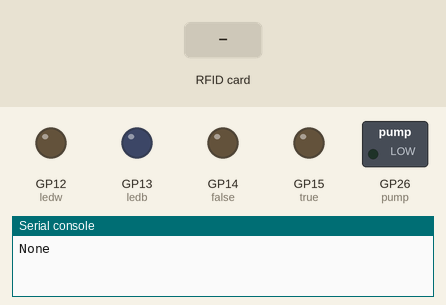
This program was run on a simulated Raspberry Pi Pico running MicroPython. On the bench: switched loads named in the program (green lamp = pin HIGH), output pins drawn as LEDs (lit = HIGH), the last lines printed to the serial console. Dashed ring = blinking. The test bench sets the inputs (shaded band). The interpreter's speed is modelled, so counts of loop turns are approximate; library files of the repository ran but are not shown: mfrc522.py; pins used as bus, display or sensor lines are not drawn.

Above: at 3.2 s.
3.3 s: RFID card E3 16 EC 34 held to the reader
At 9.4 s:
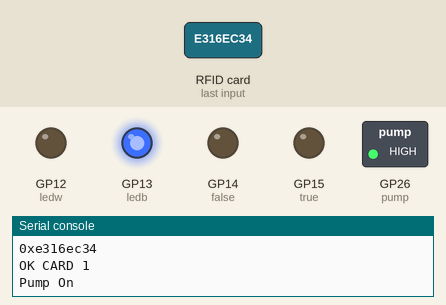
10.5 s: RFID card C3 73 46 9D held to the reader
At 15.7 s:
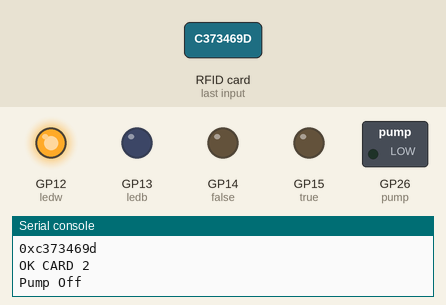
16.5 s: RFID card 5E 7A 19 C4 held to the reader
At 19.12 s:
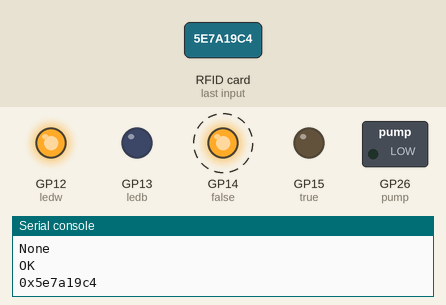
23.3 s: RFID card E3 16 EC 34 held to the reader
At 25.3 s:
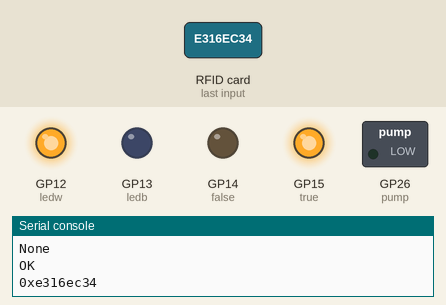
29.0 s: RFID card 5E 7A 19 C4 held to the reader
At 31.65 s:
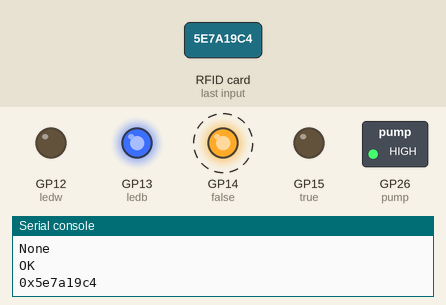
Timing chart, 0 to 33.6 s (numbered marks = the images above; inputs shaded):
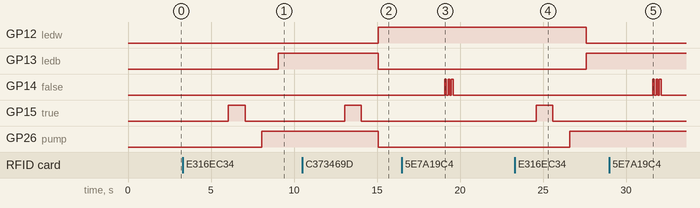

Measured:
- after the input at 3.3 s, GP13 (ledb): LOW → HIGH after 5.7 s; GP15 (true): LOW → HIGH after 2.7 s, → LOW 1.0 s later; GP26 (pump): LOW → HIGH after 4.7 s
- after the input at 10.5 s, GP12 (ledw): LOW → HIGH after 4.6 s; GP13 (ledb), GP26 (pump): HIGH → LOW after 4.6 s; GP15 (true): LOW → HIGH after 2.6 s, → LOW 1.0 s later
- after the input at 16.5 s, GP14 (false): alternates HIGH for 0.10 s and LOW for 0.10 s, 6 changes in all, then stays LOW, starting after 2.6 s
- after the input at 23.3 s, GP12 (ledw): HIGH → LOW after 4.3 s; GP13 (ledb): LOW → HIGH after 4.3 s; GP15 (true): LOW → HIGH after 1.3 s, → LOW 1.0 s later; GP26 (pump): LOW → HIGH after 3.3 s
- after the input at 29.0 s, GP14 (false): alternates HIGH for 0.10 s and LOW for 0.10 s, 6 changes in all, then stays LOW, starting after 2.6 s

The program:

esp_ch1.py
```python
from machine import UART, Pin
import machine
import _thread
import time
import utime
from machine import I2C, Pin, SPI
from mfrc522 import MFRC522

pump = Pin(26, Pin.OUT)
ledb = Pin(13, Pin.OUT)
ledw = Pin(12, Pin.OUT)
true = Pin(15, Pin.OUT)
false = Pin(14, Pin.OUT)
sck = Pin(6, Pin.OUT)
mosi = Pin(7, Pin.OUT)
miso = Pin(4, Pin.OUT)
sda = Pin(5, Pin.OUT)
rst = Pin(22, Pin.OUT)
spi = SPI(0, baudrate=100000, polarity=0, phase=0, sck=sck, mosi=mosi, miso=miso)
card1 = "0xe316ec34"
card2 = "0xc373469d"
card3 = ""
card4 = ""
card5 = ""
card6 = ""

def ESP8266Read():
    data=uart.readline()
    if data is not None:
        print(data.decode('UTF8'))
    time.sleep(0.1)

uart = UART(0,baudrate=115200, tx=Pin(16), rx=Pin(17))
time.sleep(1.0)
uart.write('SETWIFI,"KUWIN.","0983135681a"')
time.sleep(1.0)


def pump_on():
    pump.value(1)
    time.sleep(1)
    print("Pump On")

def pump_off():
    pump.value(0)
    print("Pump Off")

def card_scan():
    rdr = MFRC522(spi, sda, rst)
    (stat, tag_type) = rdr.request(rdr.REQIDL)
    if stat == rdr.OK:
        (stat, raw_uid) = rdr.anticoll()
        if stat == rdr.OK:
            uid = ("0x%02x%02x%02x%02x" % (raw_uid[0], raw_uid[1], raw_uid[2], raw_uid[3]))
            print("OK\n"+uid)
            if uid == card1:
                true.value(1)
                time.sleep(1)
                true.value(0)
                time.sleep(1)
                uart.write('PUB,"7/2/225","ON"')
                print("OK CARD 1")
                pump_on()
                ledb.high()
                ledw.low()
            elif uid == card2:
                true.value(1)
                time.sleep(1)
                true.value(0)
                time.sleep(1)
                uart.write('PUB,"7/2/225","OFF"')
                print("OK CARD 2")
                pump_off()
                ledw.high()
                ledb.low()
            elif uid == card3:
                true.toggle()
                time.sleep(1)
            else:
                false.value(1)
                time.sleep(0.1)
                false.value(0)
                time.sleep(0.1)
                false.value(1)
                time.sleep(0.1)
                false.value(0)
                time.sleep(0.1)
                false.value(1)
                time.sleep(0.1)
                false.value(0)
                time.sleep(1)

while True:
    card_scan()
    time.sleep(1)
    print(uart.read())
    time.sleep(3)
    ms = b'MESSAGE,"7/2/225","ON"\r\n'
```
